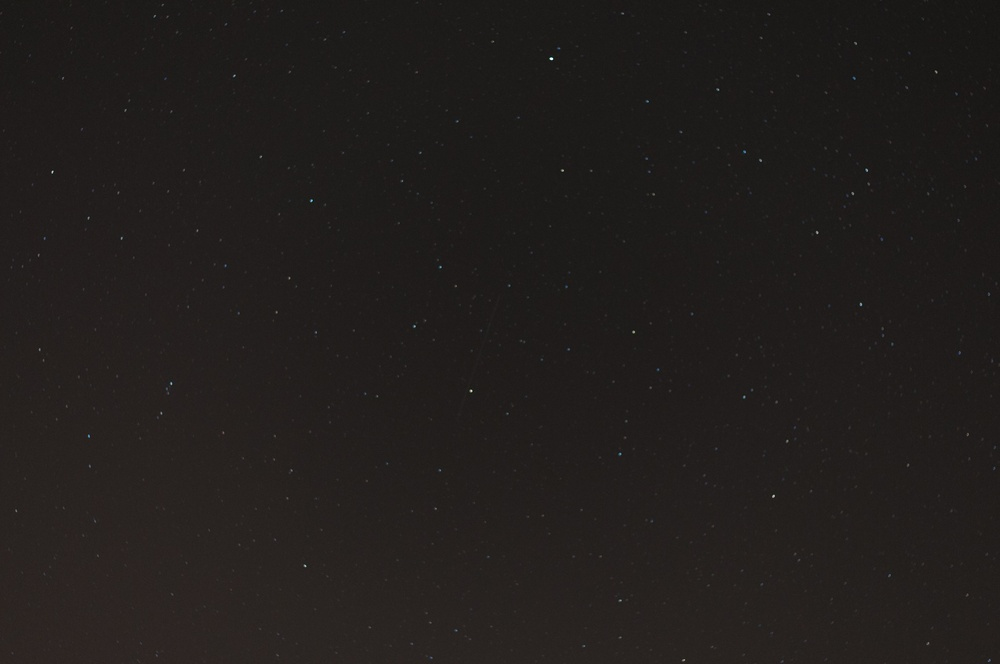
%> input picture star-images/20161027-cst-0367-sm.jpg, 1000 x 664 px, shrunk from 2144 x 1424 before the run; its folder holds 4 pictures in this run; the run also reads 1 picture not shown here
$ octave --eval "siderealday;"   (GNU Octave 9; MATLAB toolbox functions it lacks are replaced by stand-ins)
%> lines starting %> are read from the running program, lines starting %| are printed output that depends on the picture
### imrotatefind.m
function [angle] = imrotatefind(im1, im2)

    ptsOriginal  = detectSURFFeatures(im1);
    ptsDistorted = detectSURFFeatures(im2);

    [featuresOriginal,   validPtsOriginal] = extractFeatures(im1, ptsOriginal);
    [featuresDistorted, validPtsDistorted] = extractFeatures(im2, ptsDistorted);

    indexPairs = matchFeatures(featuresOriginal, featuresDistorted);

    matchedOriginal  = validPtsOriginal(indexPairs(:,1));
    matchedDistorted = validPtsDistorted(indexPairs(:,2));

    [tform, inlierDistorted, inlierOriginal] = estimateGeometricTransform(...
       matchedDistorted, matchedOriginal, 'similarity', 'MaxNumTrials', 50000);

    showMatchedFeatures(im1, im2, inlierOriginal, inlierDistorted);
    title('Matching points (inliers only)');
    legend('ptsOriginal','ptsDistorted');
    pause(1);

    Tinv  = tform.invert.T;

    ss = Tinv(2,1);
    sc = Tinv(1,1);

    angle = atan2(ss,sc)*180/pi;
end

### siderealday.m
function siderealday()
    clear all; close all; clc; %clear matrices, close figures & clear cmd wnd.

    files = dir('./star-images/*.jpg');
    files = files(~ismember({files.name}, {'.', '..'}));

    % Start with first imageW
    prev = files(1);

    % Load, convert to grayscale and binarize
    previous = imbinarize(rgb2gray(imread(sprintf('%s\\%s', prev.folder, prev.name))), 'adaptive');
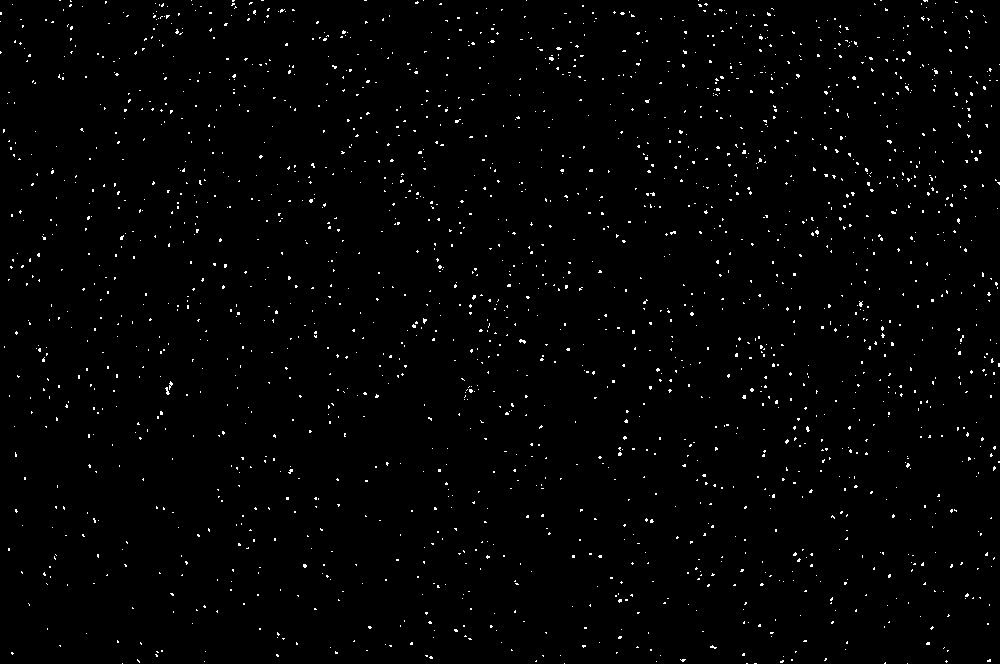
%> previous: size 664x1000 logical; 1.3% white in thin lines or dots
    numFiles = 7; % the first 8 pictures return good results with SURF

    % Initialize angles vector
    angles = 0:0:numFiles;

    for i = 2:numFiles
        % Print progress
        sprintf('%3.2f%%\n', ((i-1)/numFiles)*100)

        file = files(i);
        filename = sprintf('%s\\%s', file.folder, file.name);

        % Load, convert to grayscale and binarize
        current = imbinarize(rgb2gray(imread(filename)), 'adaptive');
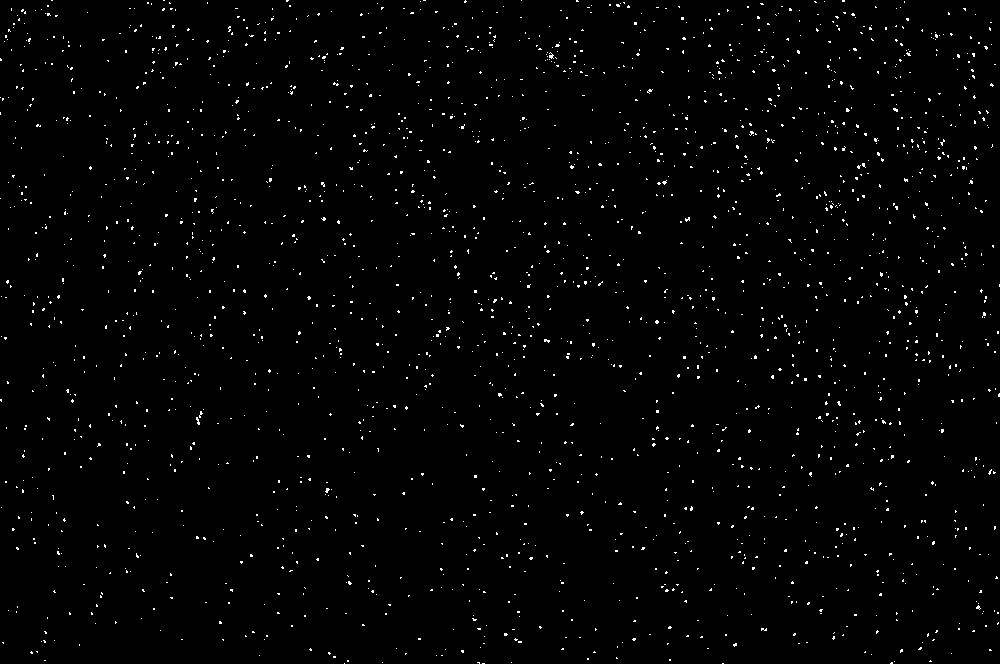
%> current: size 664x1000 logical; 1.3% white in thin lines or dots
%> the run ends on the next line

        % Find rotation
        angles(i-1) = imrotatefind(previous, current);

        previous = current;
    end

    curve = cumsum(angles);

    time = 0:20:((numFiles - 2) * 20);
    P = polyfit(time, curve, 1);

    minutesPerDay = 360/P(1);
    secondsPerDay = minutesPerDay * 60;

    siderealDaySeconds = 86164.099;

    diff = abs(secondsPerDay - siderealDaySeconds);
    relativeError = diff / siderealDaySeconds;
    sprintf('Relative error: %3.3f%%', relativeError * 100)

end
